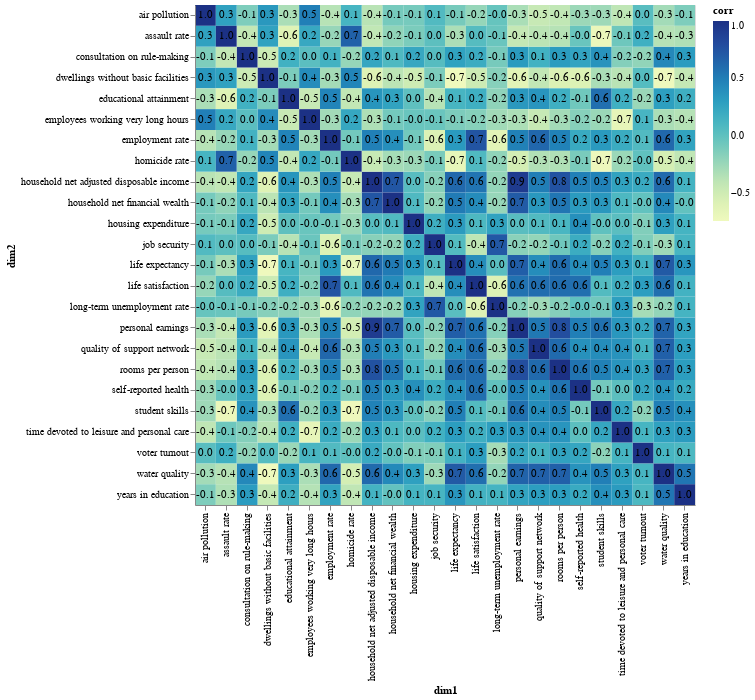

The code cell stored with this chart in its notebook:
### Code cell
# we create a layered chart, with the base taking in the correlation data corr
# and the basic layout based on the dimensions
base = alt.Chart(corr).encode(
    x='dim1:O',
    y='dim2:O'    
).properties(width=500, height=500)

# a textual layer displaying rounded correlation values
text = base.mark_text().encode( text='label' )

# heatmap of the correlation values
plot = base.mark_rect().encode(
    color='corr:Q'
)

# both layers are combined
plot + text

### Figure 1 — Vega-Lite specification as saved in the notebook (floating-point values rounded to 4 significant figures; data arrays with more than 128 entries replaced by an {"elided": "..."} marker saying what was removed)
{"config": {"view": {"continuousWidth": 300, "continuousHeight": 300}}, "layer": [{"mark": {"type": "rect"}, "encoding": {"color": {"field": "corr", "type": "quantitative"}, "x": {"field": "dim1", "type": "ordinal"}, "y": {"field": "dim2", "type": "ordinal"}}}, {"mark": {"type": "text"}, "encoding": {"text": {"field": "label", "type": "nominal"}, "x": {"field": "dim1", "type": "ordinal"}, "y": {"field": "dim2", "type": "ordinal"}}}], "data": {"name": "data-aacb6537f5587d5abafc1fa09fd52167"}, "height": 500, "width": 500, "$schema": "https://vega.github.io/schema/vega-lite/v5.8.0.json", "datasets": {"data-aacb6537f5587d5abafc1fa09fd52167": {"elided": "576 records"}}}
